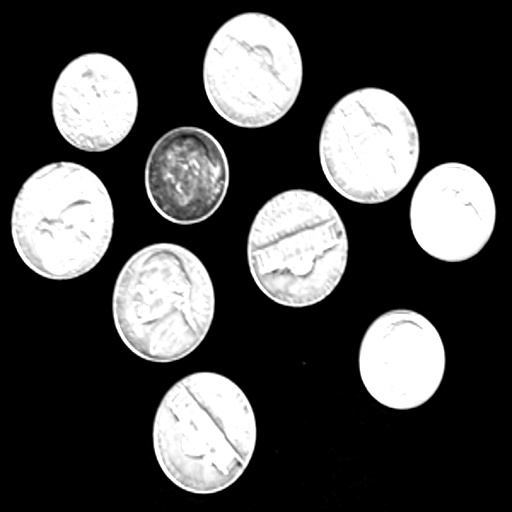
#> input picture MiKMOI/lab2/variant_4_2.jpg, 512 x 512 px
$ python task2.py
#> lines starting #> are read from the running program, lines starting #| are printed output that depends on the picture
import os
import cv2
import matplotlib.pyplot as plt
import numpy as np

# Путь к изображению
image_path = 'variant_4_2.jpg'

# Проверяем наличие файла
if not os.path.exists(image_path):
  raise FileNotFoundError(
      f"Файл '{image_path}' не найден! Проверьте путь к изображению."
  )

# Загрузка полутонового изображения
image = cv2.imread(image_path, cv2.IMREAD_GRAYSCALE)
#> image is the input picture: shape (512, 512); min 0, max 255, mean 74.1
if image is None:
  raise ValueError(
      f"Не удалось загрузить изображение из файла '{image_path}'."
  )

# Размер ядра фильтра
kernel_size = 15

# Обычный однородный усредняющий фильтр
# Все коэффициенты матрицы равны 1 / (kernel_size * kernel_size)
box_kernel = np.ones((kernel_size, kernel_size), dtype=np.float32) / (
    kernel_size * kernel_size
)
img_box = cv2.filter2D(image, -1, box_kernel)
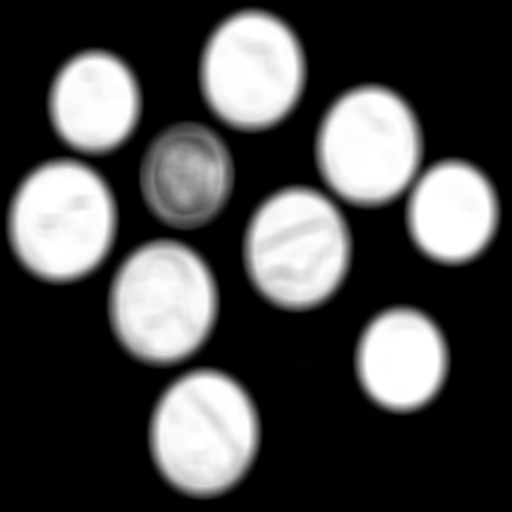
#> img_box: shape (512, 512); min 0, max 255, mean 74.1

# Взвешенный усредняющий фильтр (Фильтр Гаусса)
# Веса распределены по закону Гаусса (в центре максимальные, к краям убывают)
img_weighted = cv2.GaussianBlur(image, (kernel_size, kernel_size), sigmaX=0)
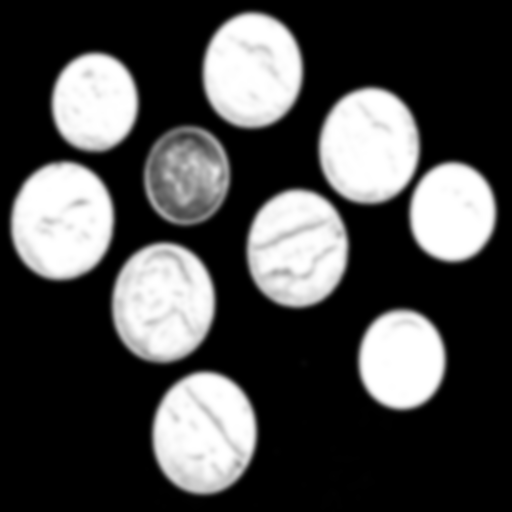
#> img_weighted: shape (512, 512); min 0, max 255, mean 74.1

# Вырезаем фрагмент для сравнения краев
h, w = image.shape
#> h = 512; w = 512
crop_size = min(120, h, w)
#> crop_size = 120
crop_slice = (slice(0, crop_size), slice(0, crop_size))

fig, axes = plt.subplots(2, 3, figsize=(15, 8))

# Изображения целиком
axes[0, 0].imshow(image, cmap='gray')
axes[0, 0].set_title('Оригинал\n(целиком)')
axes[0, 0].axis('off')

axes[0, 1].imshow(img_box, cmap='gray')
axes[0, 1].set_title(
    f'Однородный фильтр (Box)\nразмер ядра: {kernel_size}x{kernel_size}'
)
axes[0, 1].axis('off')

axes[0, 2].imshow(img_weighted, cmap='gray')
axes[0, 2].set_title(
    f'Взвешенный фильтр (Gaussian)\nразмер ядра: {kernel_size}x{kernel_size}'
)
axes[0, 2].axis('off')

# Крупный план (фрагмент края/угла)
axes[1, 0].imshow(image[crop_slice], cmap='gray')
axes[1, 0].set_title('Оригинал\n(фрагмент)')
axes[1, 0].axis('off')

axes[1, 1].imshow(img_box[crop_slice], cmap='gray')
axes[1, 1].set_title('Однородный фильтр\n(фрагмент)')
axes[1, 1].axis('off')

axes[1, 2].imshow(img_weighted[crop_slice], cmap='gray')
axes[1, 2].set_title('Взвешенный фильтр\n(фрагмент)')
axes[1, 2].axis('off')

plt.tight_layout()
plt.show()
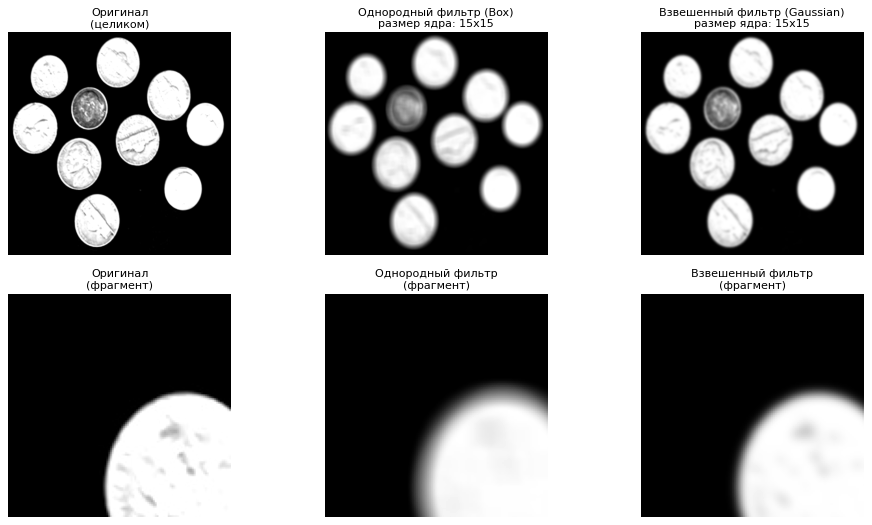
#> figure drawn by matplotlib, 6 panels

$ run again, with MiKMOI/lab2/variant_4_4.jpg copied over MiKMOI/lab2/variant_4_2.jpg
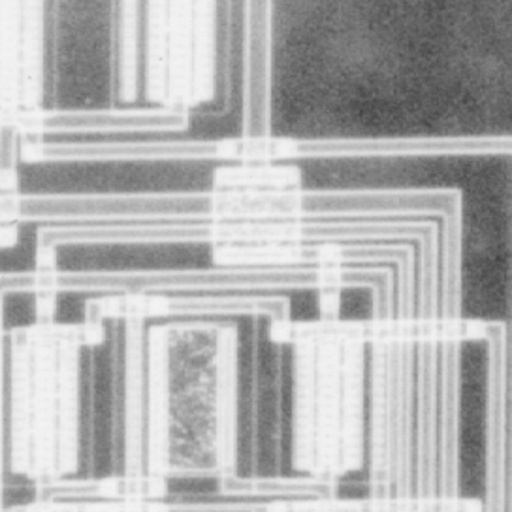
#> input picture MiKMOI/lab2/variant_4_4.jpg, 512 x 512 px
#> image is the input picture: shape (512, 512); min 65, max 244, mean 178.7
#> `img_box = cv2.filter2D(image, -1, box_kernel)`:
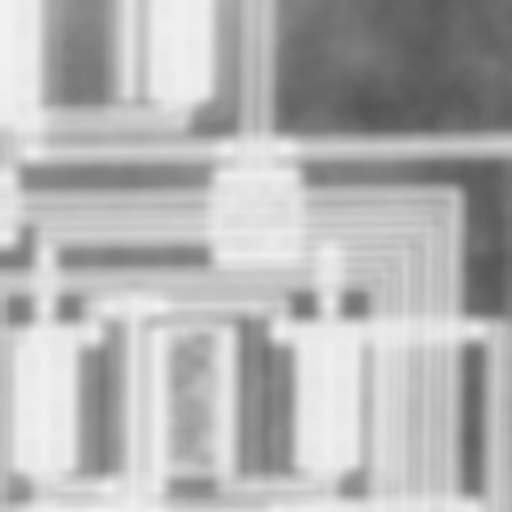
#> img_box: shape (512, 512); min 83, max 241, mean 178.7
